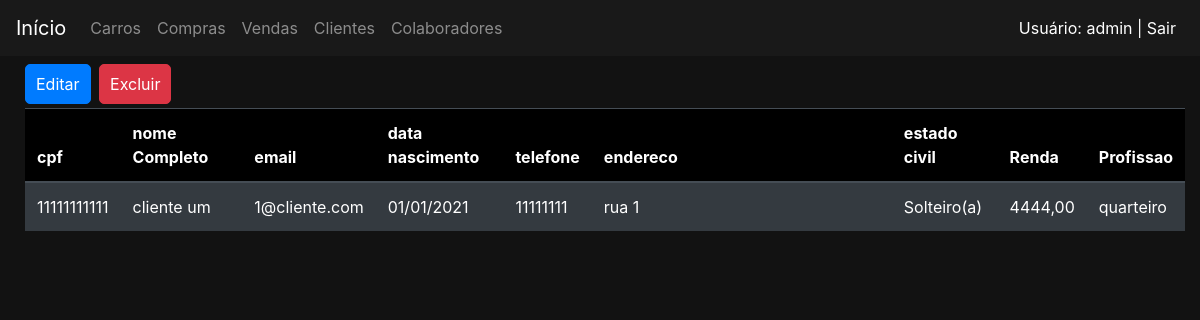
/clientes/5/detalhe (signed in), run on the app's committed database.
### clientes/models.py (models this page shows, shortened)
class Cliente(Pessoa):
    renda = models.DecimalField(max_digits=15, decimal_places=2, verbose_name='renda')
    profissao = models.CharField(max_length=20, verbose_name='profissao')
    class Meta:
        permissions = (
            ('permissao_gerente', 'permissao gerente'),
            ('permissao_supervisor', 'permissao supervisor'),
            ('permissao_vendedor', 'permissao vendedor'),
            ('permissao_funcionario', 'permissao todos funcionarios'),
        )

### clientes/views.py (the view)
# urls.py: path('<int:pk>/detalhe', views.ClienteDetalhe.as_view(), name='detalhe'),
class ClienteDetalhe(RedirectPermissionRequiredMixin, generic.DetailView):
    model = Cliente
    template_name = 'clientes/clienteDetalhe.html'
    permission_required = 'clientes.permissao_funcionario'

### clientes/templates/clientes/clienteDetalhe.html (shortened to what this page needs)
{% extends 'base.html' %}
{% block 'body' %}
    <div class="container">
        <a href="{%url 'clientes:editar' cliente.pk %} " class="btn btn-primary botao">Editar</a>
        <a href="{%url 'clientes:excluir' cliente.pk %} " class="btn btn-danger botao">Excluir</a>
        <table class="table table-dark">
            <thead>
                <tr class="headLista">
                    <th scope="col">cpf</th>
                    <th scope="col">nome Completo</th>
                    <th scope="col">email</th>
                    <th scope="col">data nascimento</th>
                    <th scope="col">telefone</th>
                    <th scope="col">endereco</th>
                    <th scope="col">estado civil</th>
                    <th scope="col">Renda</th>
                    <th scope="col">Profissao</th>
                </tr>
            </thead>
            <tbody>
                <tr>
                    <td>{{cliente.cpf}}</td>
                    <td class="tdMedio">{{cliente.nomeCompleto}}</td>
                    <td>{{cliente.email}}</td>
                    <td>{{cliente.dataNascimento|date:"d/m/Y"}}</td>
                    <td>{{cliente.telefone}}</td>
                    <td class="tdLargo">{{cliente.endereco}}</td>
                    <td>{{cliente.get_estadoCivil_display}}</td>
                    <td>{{cliente.renda}}</td>
                    <td>{{cliente.profissao}}</td>
                </tr>
            </tbody>
        </table>
    </div>
{% endblock %}

### templates/base.html (shortened to what this page needs)
{% load static %}
<!doctype html>
<html lang="pt-BR">
  <head>
    <link rel="stylesheet" href="https://cdn.jsdelivr.net/npm/bootstrap@4.6.2/dist/css/bootstrap.min.css">
    <link rel="stylesheet" href=" {% static 'css/css.css' %}">
  </head>
  <body class="fundo">
    <nav class="navbar navbar-expand-lg navbar-dark bg-nav">
      <a class="navbar-brand" href="/">Início</a>
      <div class="collapse navbar-collapse" id="navbarNav">
        <ul class="navbar-nav">
          <li class="nav-item">
            <a class="nav-link" href="{% url 'carros:listar' %}">Carros</a>
          </li>
          <li class="nav-item">
            <a class="nav-link" href=" {% url 'compras:listar' %}">Compras<span class="sr-only">(current)</span></a>
          </li>
          <li class="nav-item">
            <a class="nav-link" href=" {% url 'vendas:listar' %}">Vendas <span class="sr-only">(current)</span></a>
          </li>
          <li class="nav-item">
            <a class="nav-link" href="{% url 'clientes:listar' %}">Clientes</span></a>
          </li>
          <li class="nav-item">
            <a class="nav-link" href="{% url 'colaboradores:listar' %}">Colaboradores</a>
          </li>
        </ul>
        <ul class="navbar-nav ml-auto">
          <li class="nav-item">
            {% if user.is_authenticated %}
              <a class="nav-link" href="{% url 'logout' %}" style="color:white">Usuário: {{ user.get_username }} | Sair</a>
            {% else %}
              <a class="nav-link" href="{% url 'login' %}" style="color:white">Entrar</a>
            {% endif %}
          </li>
        </ul>
      </div>
    </nav>
    {% block 'body' %}{% endblock %}
  </body>
</html>

### templates/static/css/css.css (style rules this page uses)
.fundo { background-color: #121212; color: white; }
.bg-nav { position: fixed; left:0; top: 0; width: 100%; z-index: 9999; background-color: #191919; margin-bottom: 5px; margin-block-end: 10px; }
.container { max-width: 1300px; }
body { margin-top: 30px; padding-top: 30px; margin-left: 10px; }
a { color:white; }
.botao { display: inline-block; padding: 7px 10px; border-radius: 5px; margin-bottom: 4px; margin-right: 4px; margin-top: 4px; }
.headLista { background-color: black; }
.tdMedio { word-wrap: break-word; min-width: 110px; max-width: 110px; }
.tdLargo { word-wrap: break-word; min-width: 300px; max-width: 300px; }
.navbar-nav.ml-auto { margin-right: 0; }

### data on the page
Cliente: cpf "11111111111", nomeCompleto "cliente um", email "1@cliente.com", dataNascimento "01/01/2021", telefone "11111111", endereco "rua 1", estadoCivil "Solteiro(a)", renda "4444,00", profissao "quarteiro"

### other printed values
{{ user.get_username }} "admin"
